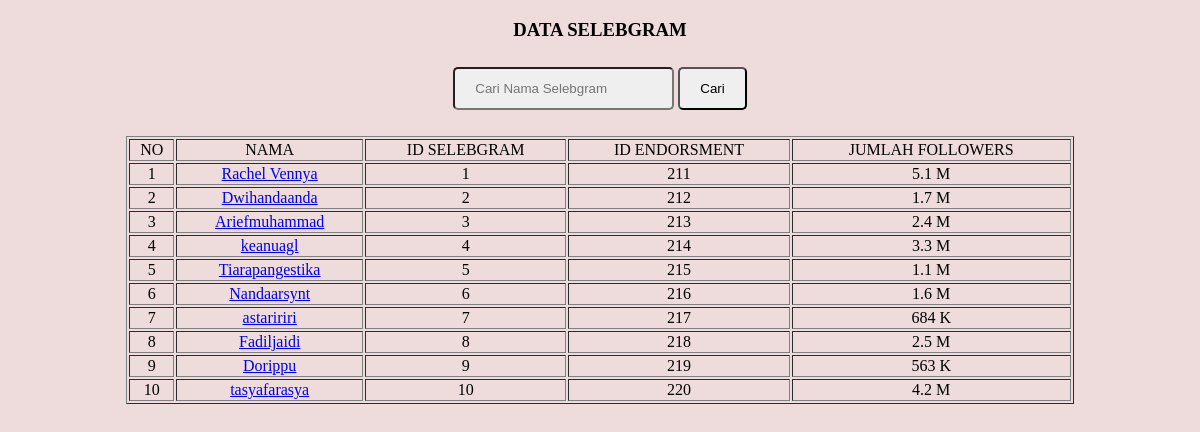
Screenshot of /search.php with the database file from the repository.
### tables this page shows
CREATE TABLE `selebgram` (
  `nama` varchar(40) NOT NULL,
  `id_seleb` int(10) NOT NULL,
  `id_pesan` int(10) NOT NULL,
  `jml_followers` varchar(20) NOT NULL
);

### search.php (the view, shortened to what this page needs)
<!DOCTYPE html>
<html>
<head>
	<link rel="stylesheet" type="text/css" href="theme.css">
</head>
<body>
<h3 align="center"> DATA SELEBGRAM </H3>
<div class="tabelsearch">
<form method = "POST" align="center">
<input type = "text" name="nama" placeholder="Cari Nama Selebgram" />
<input type = "submit" name="search" value="Cari"/>
</form>
<br>
<table border="1px" width="80%" height="10px" align="center">
		<tr align="center">
		<td> NO </td>
		<td> NAMA </td>
		<td> ID SELEBGRAM</td>
		<td> ID ENDORSMENT</td>
		<td> JUMLAH FOLLOWERS </td>
	</tr>
<?php
include 'connect.php';
$no = 1;
$query = $_POST['nama'];
if($query != ''){
	$select = mysqli_query($connection, "SELECT * FROM selebgram WHERE id_seleb LIKE '%".$query."%' OR nama LIKE '%".$query."%' OR id_pesan LIKE '%".$query."%' ");
}else{
	$select = mysqli_query($connection, "SELECT * FROM selebgram");
}
while($baris = mysqli_fetch_array($select)){
?>
	<tr align="center">
	    <td><?php echo $no++ ?></td>
    	<td><a href="addjenpos.php"><?php echo $baris['nama']?></td>
    	<td><?php echo $baris['id_seleb']?></td>
    	<td><?php echo $baris['id_pesan']?></td>
    	<td><?php echo $baris['jml_followers']?></td>
    </tr>
<?php } ?>
</table>
</div>
</body>
</html>

### theme.css (style rules this page uses)
body { font-family:; background: #eedbdb; }
input { border-radius: 5px; background: #efefef; padding: 12px 20px; margin: 8px 0; box-sizing: border-box; }
.tabelsearch { border-collapse: collapse; }
h3 { background-color: ; color: }

### rows the page displays
selebgram: nama "Rachel Vennya", id_seleb "1", id_pesan "211", jml_followers "5.1 M"
selebgram: nama "Dwihandaanda", id_seleb "2", id_pesan "212", jml_followers "1.7 M"
selebgram: nama "Ariefmuhammad", id_seleb "3", id_pesan "213", jml_followers "2.4 M"
selebgram: nama "keanuagl", id_seleb "4", id_pesan "214", jml_followers "3.3 M"
selebgram: nama "Tiarapangestika", id_seleb "5", id_pesan "215", jml_followers "1.1 M"
selebgram: nama "Nandaarsynt", id_seleb "6", id_pesan "216", jml_followers "1.6 M"
selebgram: nama "astaririri", id_seleb "7", id_pesan "217", jml_followers "684 K"
selebgram: nama "Fadiljaidi", id_seleb "8", id_pesan "218", jml_followers "2.5 M"
selebgram: nama "Dorippu", id_seleb "9", id_pesan "219", jml_followers "563 K"
selebgram: nama "tasyafarasya", id_seleb "10", id_pesan "220", jml_followers "4.2 M"
